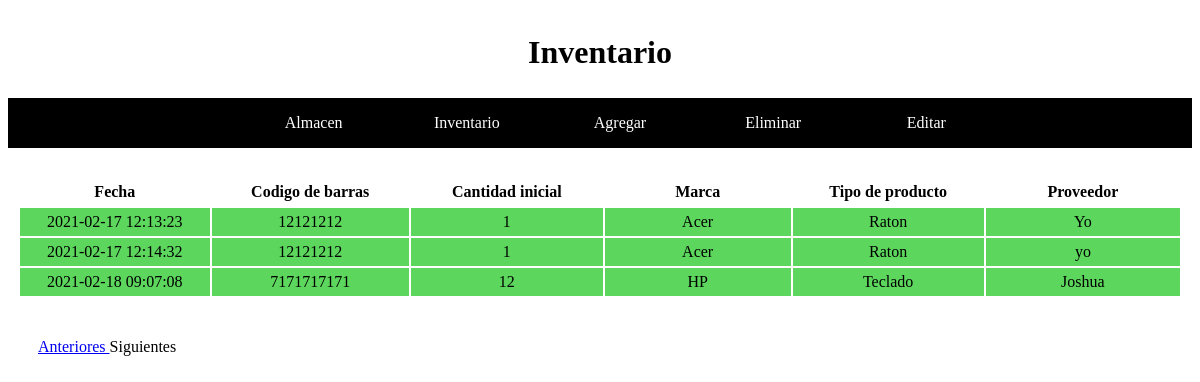
Screenshot of /inventario.php?pos=25 with the database file from the repository.
### tables this page shows
CREATE TABLE "Inventario" (
	"CodigoDeBarras"	varchar(25) NOT NULL,
	"CantidadInicial"	INTEGER NOT NULL DEFAULT '1',
	"Proveedor"	TEXT,
	"fecha"	TIMESTAMP DEFAULT CURRENT_TIMESTAMP
);

CREATE TABLE "Recordar" (
	"CodigoDeBarras"	varchar(35) NOT NULL,
	"Descripcion"	varchar(100),
	"FotoP"	varchar(100) DEFAULT 'Sinfoto.png',
	"Minimo"	int DEFAULT 10,
	"Maximo"	int DEFAULT 20,
	"Marca"	varchar(35),
	"TipoDeProducto"	varchar(35)
);

### inventario.php (the view, shortened to what this page needs)
<?php
    if (isset($_REQUEST['pos']))
        $inicio=$_REQUEST['pos'];
    else
        $inicio=0;
?>
<!DOCTYPE html>
<html>
<head>
    <link rel="stylesheet" href="./estilo.css">
</head>
<body>
<header><h1 style={position:relative}>Inventario</h1></header>
<nav>
    <ul>
        <li><a href="./almacen.php"> Almacen </a></li>
        <li><a href="./inventario.php"> Inventario </a></li>
        <li><a href="./insertar.php"> Agregar </a></li>
        <li><a href="./eliminar.php"> Eliminar </a></li>
        <li><a href="./editar.php"> Editar </a></li>
    </ul>
</nav>
<?php
    $bd = new MiBD();
    $resultado = $bd->query("SELECT * FROM Inventario limit $inicio,25") or die("Problemas en el select:".mysqli_error($bd));
    echo "<table>";
    echo "<tr>";
    echo "<th> Fecha </th>";
    echo "<th> Codigo de barras </th>";
    echo "<th> Cantidad inicial </th>";
    echo "<th> Marca </th>";
    echo "<th> Tipo de producto </th>";
    echo "<th> Proveedor </th>";
    echo "</tr>";
    echo "<br>";
    $impresos=0;
    while ($row = $resultado->fetchArray()) {
        $impresos++;
        $MarcaP = $bd->query("SELECT Marca FROM Recordar WHERE CodigoDeBarras='$row[0]'") or die("Problemas en el select:".mysqli_error($bd));
        $MarcaP2 = $MarcaP-> fetchArray();
        $TipoP = $bd->query("SELECT TipoDeProducto FROM Recordar WHERE CodigoDeBarras='$row[0]'") or die("Problemas en el select:".mysqli_error($bd));
        $TipoP2 = $TipoP-> fetchArray();
        if ($row[1] < 0){
            echo "<tr class='CantRojo'>";
        }
        else{
            echo "<tr class='CantVerde'>";
        }
        echo "<td> $row[3] </td>";
        echo "<td> $row[0] </td>";
        echo "<td> $row[1] </td>";
        echo "<td> $MarcaP2[0] </td>";
        echo "<td> $TipoP2[0] </td>";
        echo "<td> $row[2] </td>";
        echo "</tr>";
    }
    echo "</table>";
    if ($inicio==0)
        echo "<div class='pagin'> Anteriores ";
    else
    {
        $anterior=$inicio-25;
        echo "<div class='pagin'> <a href=\"inventario.php?pos=$anterior\">Anteriores </a>";
    }
    if($impresos==25)
    {
        $proximo=$inicio+25;
        echo "<a href=\"inventario.php?pos=$proximo\">Siguientes</a> </div>";
    }
    else
        echo "Siguientes </div>";
?>
</body>
</html>

### estilo.css (style rules this page uses)
header { position:relative; margin:auto; text-align:center; padding:5px; }
nav { position:relative; margin:auto; width:100%; height:auto; background:black; }
nav ul { position:relative; margin:auto; width:70%; text-align: center; }
nav ul li { display:inline-block; width:18%; line-height:50px; list-style: none; }
nav ul li a { color:white; text-decoration: none; }
table { position: relative; margin: auto; text-align: center; padding: 10px; }
th, td { padding: 5px; width: 240px; }
.CantVerde { background-color: hsl(120, 60%, 60%); }
.pagin { padding: 30px; }

### rows the page displays
inventario: fecha "2021-02-17 12:13:23", CodigoDeBarras "12121212", CantidadInicial "1", recordar.Marca "Acer", recordar.TipoDeProducto "Raton", Proveedor "Yo"
inventario: fecha "2021-02-17 12:14:32", CodigoDeBarras "12121212", CantidadInicial "1", recordar.Marca "Acer", recordar.TipoDeProducto "Raton", Proveedor "yo"
inventario: fecha "2021-02-18 09:07:08", CodigoDeBarras "7171717171", CantidadInicial "12", recordar.Marca "HP", recordar.TipoDeProducto "Teclado", Proveedor "Joshua"
